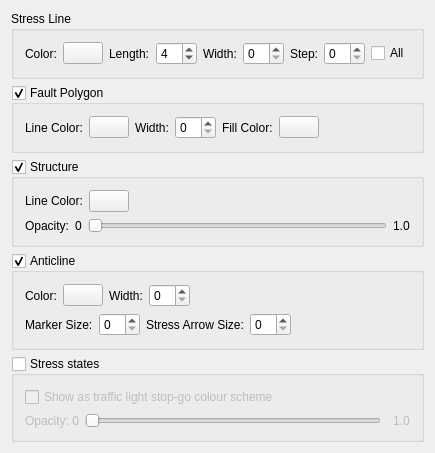
<?xml version="1.0" encoding="UTF-8"?>
<ui version="4.0">
 <class>GSBMStressMapVisPage</class>
 <widget class="CXBasePropertyPage" name="GSBMStressMapVisPage">
  <property name="geometry">
   <rect>
    <x>0</x>
    <y>0</y>
    <width>435</width>
    <height>440</height>
   </rect>
  </property>
  <property name="windowTitle">
   <string>GSPageBMVisStressMap</string>
  </property>
  <layout class="QVBoxLayout" name="verticalLayout_4">
   <item>
    <widget class="QGroupBox" name="groupBoxStrressLine">
     <property name="title">
      <string>Stress Line</string>
     </property>
     <property name="flat">
      <bool>true</bool>
     </property>
     <layout class="QVBoxLayout" name="verticalLayout">
      <item>
       <layout class="QHBoxLayout" name="horizontalLayout">
        <item>
         <widget class="QLabel" name="label">
          <property name="text">
           <string>Color:</string>
          </property>
         </widget>
        </item>
        <item>
         <widget class="CXButtonColorEdit" name="colorButton_StressLine">
          <property name="text">
           <string/>
          </property>
         </widget>
        </item>
        <item>
         <widget class="QLabel" name="label_16">
          <property name="text">
           <string>Length:</string>
          </property>
         </widget>
        </item>
        <item>
         <widget class="QSpinBox" name="spinBoxLength">
          <property name="minimum">
           <number>1</number>
          </property>
          <property name="maximum">
           <number>10</number>
          </property>
          <property name="value">
           <number>4</number>
          </property>
         </widget>
        </item>
        <item>
         <widget class="QLabel" name="label_2">
          <property name="text">
           <string>Width:</string>
          </property>
         </widget>
        </item>
        <item>
         <widget class="QSpinBox" name="spinBox_StressLineWidth"/>
        </item>
        <item>
         <widget class="QLabel" name="label_9">
          <property name="text">
           <string>Step:</string>
          </property>
         </widget>
        </item>
        <item>
         <widget class="QSpinBox" name="spinBox_StressLineStep"/>
        </item>
        <item>
         <widget class="QCheckBox" name="checkBox">
          <property name="text">
           <string>All</string>
          </property>
         </widget>
        </item>
        <item>
         <spacer name="horizontalSpacer">
          <property name="orientation">
           <enum>Qt::Horizontal</enum>
          </property>
          <property name="sizeHint" stdset="0">
           <size>
            <width>40</width>
            <height>20</height>
           </size>
          </property>
         </spacer>
        </item>
       </layout>
      </item>
     </layout>
    </widget>
   </item>
   <item>
    <widget class="QGroupBox" name="groupBoxFaultPolygon">
     <property name="title">
      <string>Fault Polygon</string>
     </property>
     <property name="flat">
      <bool>true</bool>
     </property>
     <property name="checkable">
      <bool>true</bool>
     </property>
     <layout class="QHBoxLayout" name="horizontalLayout_8">
      <item>
       <layout class="QHBoxLayout" name="horizontalLayout_7">
        <item>
         <widget class="QLabel" name="label_14">
          <property name="text">
           <string>Line Color:</string>
          </property>
         </widget>
        </item>
        <item>
         <widget class="CXButtonColorEdit" name="colorButtonFPL">
          <property name="text">
           <string/>
          </property>
         </widget>
        </item>
        <item>
         <widget class="QLabel" name="label_15">
          <property name="text">
           <string>Width:</string>
          </property>
         </widget>
        </item>
        <item>
         <widget class="QSpinBox" name="spinBoxFPLineWidth"/>
        </item>
        <item>
         <widget class="QLabel" name="label_17">
          <property name="text">
           <string>Fill Color:</string>
          </property>
         </widget>
        </item>
        <item>
         <widget class="CXButtonColorEdit" name="colorButtonFPF">
          <property name="text">
           <string/>
          </property>
         </widget>
        </item>
        <item>
         <spacer name="horizontalSpacer_5">
          <property name="orientation">
           <enum>Qt::Horizontal</enum>
          </property>
          <property name="sizeHint" stdset="0">
           <size>
            <width>40</width>
            <height>20</height>
           </size>
          </property>
         </spacer>
        </item>
       </layout>
      </item>
     </layout>
    </widget>
   </item>
   <item>
    <widget class="QGroupBox" name="groupBoxStructure">
     <property name="title">
      <string>Structure</string>
     </property>
     <property name="flat">
      <bool>true</bool>
     </property>
     <property name="checkable">
      <bool>true</bool>
     </property>
     <layout class="QVBoxLayout" name="verticalLayout_2">
      <item>
       <layout class="QHBoxLayout" name="horizontalLayout_2">
        <item>
         <widget class="QLabel" name="label_6">
          <property name="text">
           <string>Line Color:</string>
          </property>
         </widget>
        </item>
        <item>
         <widget class="CXButtonColorEdit" name="colorButton_CapsuleLineColor">
          <property name="text">
           <string/>
          </property>
         </widget>
        </item>
        <item>
         <spacer name="horizontalSpacer_4">
          <property name="orientation">
           <enum>Qt::Horizontal</enum>
          </property>
          <property name="sizeHint" stdset="0">
           <size>
            <width>40</width>
            <height>20</height>
           </size>
          </property>
         </spacer>
        </item>
       </layout>
      </item>
      <item>
       <layout class="QHBoxLayout" name="horizontalLayout_4">
        <item>
         <widget class="QLabel" name="label_10">
          <property name="text">
           <string>Opacity:</string>
          </property>
         </widget>
        </item>
        <item>
         <widget class="QLabel" name="label_11">
          <property name="text">
           <string>0</string>
          </property>
         </widget>
        </item>
        <item>
         <widget class="QSlider" name="horizontalSlider_Opacity">
          <property name="maximum">
           <number>10</number>
          </property>
          <property name="orientation">
           <enum>Qt::Horizontal</enum>
          </property>
         </widget>
        </item>
        <item>
         <widget class="QLabel" name="label_12">
          <property name="text">
           <string>1.0</string>
          </property>
         </widget>
        </item>
       </layout>
      </item>
     </layout>
    </widget>
   </item>
   <item>
    <widget class="QGroupBox" name="groupBoxAnticline">
     <property name="title">
      <string>Anticline</string>
     </property>
     <property name="flat">
      <bool>true</bool>
     </property>
     <property name="checkable">
      <bool>true</bool>
     </property>
     <layout class="QVBoxLayout" name="verticalLayout_3">
      <item>
       <layout class="QHBoxLayout" name="horizontalLayout_3">
        <item>
         <widget class="QLabel" name="label_4">
          <property name="text">
           <string>Color:</string>
          </property>
         </widget>
        </item>
        <item>
         <widget class="CXButtonColorEdit" name="colorButton_AnticlineColor">
          <property name="text">
           <string/>
          </property>
         </widget>
        </item>
        <item>
         <widget class="QLabel" name="label_5">
          <property name="text">
           <string>Width:</string>
          </property>
         </widget>
        </item>
        <item>
         <widget class="QSpinBox" name="spinBox_AnticlineWidth"/>
        </item>
        <item>
         <spacer name="horizontalSpacer_3">
          <property name="orientation">
           <enum>Qt::Horizontal</enum>
          </property>
          <property name="sizeHint" stdset="0">
           <size>
            <width>40</width>
            <height>20</height>
           </size>
          </property>
         </spacer>
        </item>
       </layout>
      </item>
      <item>
       <layout class="QHBoxLayout" name="horizontalLayout_5">
        <item>
         <widget class="QLabel" name="label_3">
          <property name="text">
           <string>Marker Size:</string>
          </property>
         </widget>
        </item>
        <item>
         <widget class="QSpinBox" name="spinBox_AnticlineMarkerSize"/>
        </item>
        <item>
         <widget class="QLabel" name="label_7">
          <property name="text">
           <string>Stress Arrow Size:</string>
          </property>
         </widget>
        </item>
        <item>
         <widget class="QSpinBox" name="spinBox_AnticlineArrowSize"/>
        </item>
        <item>
         <spacer name="horizontalSpacer_2">
          <property name="orientation">
           <enum>Qt::Horizontal</enum>
          </property>
          <property name="sizeHint" stdset="0">
           <size>
            <width>40</width>
            <height>20</height>
           </size>
          </property>
         </spacer>
        </item>
       </layout>
      </item>
     </layout>
    </widget>
   </item>
   <item>
    <widget class="QGroupBox" name="groupBoxStressStates">
     <property name="title">
      <string>Stress states</string>
     </property>
     <property name="flat">
      <bool>true</bool>
     </property>
     <property name="checkable">
      <bool>true</bool>
     </property>
     <property name="checked">
      <bool>false</bool>
     </property>
     <layout class="QGridLayout" name="gridLayout">
      <item row="1" column="1">
       <widget class="QLabel" name="label_8">
        <property name="text">
         <string>Opacity: 0</string>
        </property>
       </widget>
      </item>
      <item row="1" column="5">
       <widget class="QLabel" name="label_13">
        <property name="text">
         <string>1.0</string>
        </property>
       </widget>
      </item>
      <item row="0" column="1" colspan="3">
       <widget class="QCheckBox" name="checkBoxTL">
        <property name="text">
         <string>Show as traffic light stop-go colour scheme</string>
        </property>
       </widget>
      </item>
      <item row="1" column="2">
       <widget class="QSlider" name="horizontalSlider_StatesOpacity">
        <property name="maximum">
         <number>10</number>
        </property>
        <property name="orientation">
         <enum>Qt::Horizontal</enum>
        </property>
       </widget>
      </item>
     </layout>
    </widget>
   </item>
   <item>
    <spacer name="verticalSpacer">
     <property name="orientation">
      <enum>Qt::Vertical</enum>
     </property>
     <property name="sizeHint" stdset="0">
      <size>
       <width>20</width>
       <height>40</height>
      </size>
     </property>
    </spacer>
   </item>
  </layout>
 </widget>
 <layoutdefault spacing="6" margin="11"/>
 <customwidgets>
  <customwidget>
   <class>CXBasePropertyPage</class>
   <extends>QWidget</extends>
   <header>xbasepropertypage.h</header>
   <container>1</container>
  </customwidget>
  <customwidget>
   <class>CXButtonColorEdit</class>
   <extends>QPushButton</extends>
   <header>xbuttoncoloredit.h</header>
  </customwidget>
 </customwidgets>
 <resources/>
 <connections/>
</ui>
